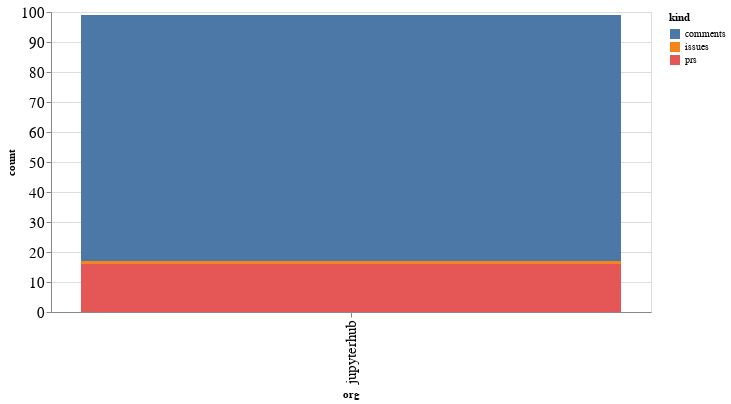

The cell this chart's notebook holds for it:
### Code cell
alt.Chart(org_summaries, width=600).mark_bar().encode(
    x='org',
    y='count',
    color='kind',
    tooltip="org"
)

### Figure 1 — Vega-Lite specification as saved in the notebook (floating-point values rounded to 4 significant figures)
{"config": {"axisLeft": {"labelFontSize": 15}, "axisBottom": {"labelFontSize": 15}}, "data": {"name": "data-4d7a3812a0675154649782e35e6d2d70"}, "mark": "bar", "encoding": {"color": {"type": "nominal", "field": "kind"}, "tooltip": {"type": "nominal", "field": "org"}, "x": {"type": "nominal", "field": "org"}, "y": {"type": "quantitative", "field": "count"}}, "width": 600, "$schema": "https://vega.github.io/schema/vega-lite/v4.8.1.json", "datasets": {"data-4d7a3812a0675154649782e35e6d2d70": [{"org": "jupyterhub", "kind": "comments", "count": 82}, {"org": "jupyterhub", "kind": "issues", "count": 1}, {"org": "jupyterhub", "kind": "prs", "count": 16}]}}
